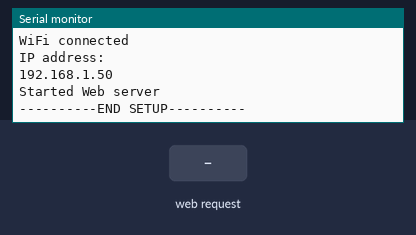
A sketch run on a simulated ESP32. Parts: the last lines printed to the serial monitor. The test bench sets the inputs (shaded band). WiFi joins after 1.5 s; servers stay silent unless stated.

Above: at 2.7 s.
2.8 s: HTTP request GET /Get received
At 4.0 s:
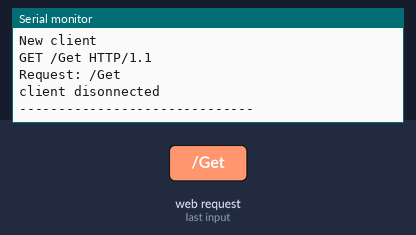
4.3 s: HTTP request GET /Reset received
At 5.3 s:
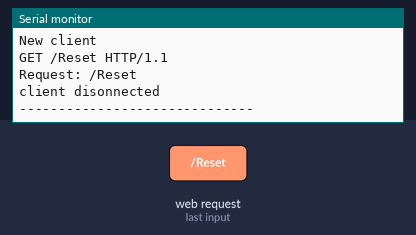
5.8 s: HTTP request GET /Set received
At 6.5 s:
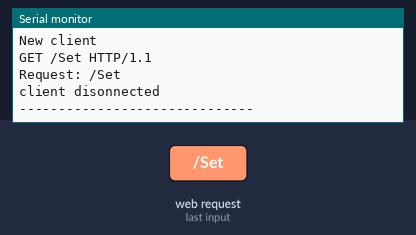
7.3 s: HTTP request GET /m received
At 8.5 s:
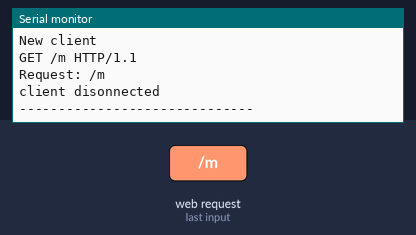
8.8 s: HTTP request GET /s received
At 9.9 s:
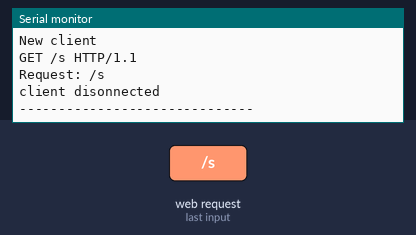

The sketch:

WifiTest.ino
```cpp
#include <WiFi.h>
#include <WiFiClient.h>

// ssid and password for connecting to Wi-Fi router
const char *ssid_router = "";
const char *password_router = "";

// ssid and password for an original access point
const char *ssid_ap = "ESP32ap";
const char *password_ap = "12345678";

unsigned long start_time_millis = 0;

// Time when the bell rings.
int ring_seconds[3] = {0, 0, 0};

unsigned long suspension_start_time = 0;  // Time when stops timer[msec].
unsigned long total_suspension_time = 0;  // Total elapsed time while timer stops[msec].
bool is_stopping = false; // Is the timer stops?
int elapsed_time = 0; // Elapsed time

int elapsed_time_mng[2] = {0, 0}; // [is_stopping, Elapsed time]

// TCP server at port 80 will respond to HTTP requests
WiFiServer server(80);

void setup(){
  Serial.begin(115200);
  Serial.println("----------BEGIN SETUP----------");

  // Start access point
  // Serial.println();
  // Serial.print("Configuring access point...");
  // WiFi.softAP(ssid, password);
  // IPAddress myIP = WiFi.softAPIP();
  // Serial.print("AP IP address: ");
  // Serial.println(myIP);

  // Connect to router
  Serial.println();
  Serial.print("Connecting to ");
  Serial.println(ssid_router);
  WiFi.begin(ssid_router, password_router);
  while (WiFi.status() != WL_CONNECTED) {
      delay(500);
      Serial.print(".");
  }
  Serial.println("");
  Serial.println("WiFi connected");
  Serial.println("IP address: ");
  Serial.println(WiFi.localIP());

  // Start Web Server server
  server.begin();
  Serial.println("Started Web server");

  Serial.println("----------END SETUP----------");
}

void loop(){
  communication();
}

void communication(){
  // Check if a client has connected
  WiFiClient client = server.available();
  if (!client){
    return;
  }

  String responce = "";
  Serial.println("New client");
  while(client.connected()) {
    // Client is connected

    // Check if the client sends request
    if (client.available()) {
      String req = client.readStringUntil('\r');
      client.read(); // Read "\n"
      Serial.println(req);
      // Parse the request to see which page the client want
      int addr_start = req.indexOf(' ');
      int addr_end = req.indexOf(' ', addr_start + 1);
      if (addr_start == -1 || addr_end == -1) {
          Serial.print("Invalid request: ");
          Serial.println(req);
          return;
      }

      req = req.substring(addr_start + 1, addr_end);
      Serial.print("Request: ");
      Serial.println(req);

      if(req.indexOf("/") != -1) {
        client.println("HTTP/1.1 200 OK");
        client.println("Content-type:text/html");
        client.println();

        client.println("<!DOCTYPE html>");
        client.println("<html>");
        client.println("<head>");
        client.println("<meta name='viewport' content='initial-scale=1.5'>");
        client.println("</head>");
        client.println("<body>");
        client.println("<form method='get'>");
        client.println("<font size='4'>Timer Example<br>");
        client.println("<br>");

        // Change output depends on a request
        if(req.indexOf("Get") != -1){
          client.print("Time : " + printTime(millis() - start_time_millis) + "<br>");
        }else if(req.indexOf("Reset") != -1){
          start_time_millis = millis();
          client.println("Restart timer.<br/>");
        }else if(req.indexOf("Set") != -1){
          client.println("Ringing Time<br>");
          for(int i=0; i<3; i++){
            int m_start = req.indexOf("m" + String(i));
            int m_end = req.indexOf("&", m_start);
            int min = (int)req.substring(m_start + 3, m_end).toInt();
            int s_start = req.indexOf("s" + String(i));
            int s_end = req.indexOf("&", s_start);
            int sec = (int)req.substring(s_start + 3, s_end).toInt();
            ring_seconds[i] = min * 60 + sec;
            client.print("[" + String(i) + "] : " + printTime(ring_seconds[i]) + "<br>");
          }

        }

        client.println("</font><br>");
        client.println("<input type='submit' name='Get' value='Get' style='background-color:black; color:white;'>");
        client.println("<input type='submit' name='Reset' value='Reset' style='background-color:black; color:white;'>");
        client.println("<input type='submit' name='Set' value='Set' style='background-color:black; color:white;'>");
        client.println("<br><br>");
        client.println("Set ringing times<br>");
        client.print("[0] : ");
        client.print("<input type='number' name=m0 value='0' max='59' min='0' >");
        client.print(":");
        client.println("<input type='number' name=s0 value='0' max='59' min='0' ><br>");
        client.print("[1] : ");
        client.print("<input type='number' name=m1 value='0' max='59' min='0' >");
        client.print(":");
        client.println("<input type='number' name=s1 value='0' max='59' min='0' ><br>");
        client.print("[2] : ");
        client.print("<input type='number' name=m2 value='0' max='59' min='0' >");
        client.print(":");
        client.println("<input type='number' name=s2 value='0' max='59' min='0' ><br>");
        client.println("</form>");
        client.println("</body>");
        client.println("</html>");

        client.println();
      }else{
        // if we can not find the page that client request then we return 404 File not found
        client.println("HTTP/1.1 404 Not Found");
        Serial.println("Sending 404");
      }
      break;
    }
  }

  client.stop();
  Serial.println("client disonnected");
  Serial.println("------------------------------");
  Serial.println("");
}

String printTime(unsigned long time_millis){
  unsigned long seconds = time_millis / 1000;
  return String(seconds / 60) + ":" + String(seconds % 60);
}

String printTime(int time_sec){
  return String(time_sec / 60) + ":" + String(time_sec % 60);
}
```

Measured:
- after the input at 2.8 s, the serial monitor: prints a new line at once (image 1)
- after the input at 4.3 s, the serial monitor: prints a new line at once (image 2)
- after the input at 5.8 s, the serial monitor: prints a new line at once (image 3)
- after the input at 7.3 s, the serial monitor: prints a new line at once (image 4)
- after the input at 8.8 s, the serial monitor: prints a new line at once (image 5)
